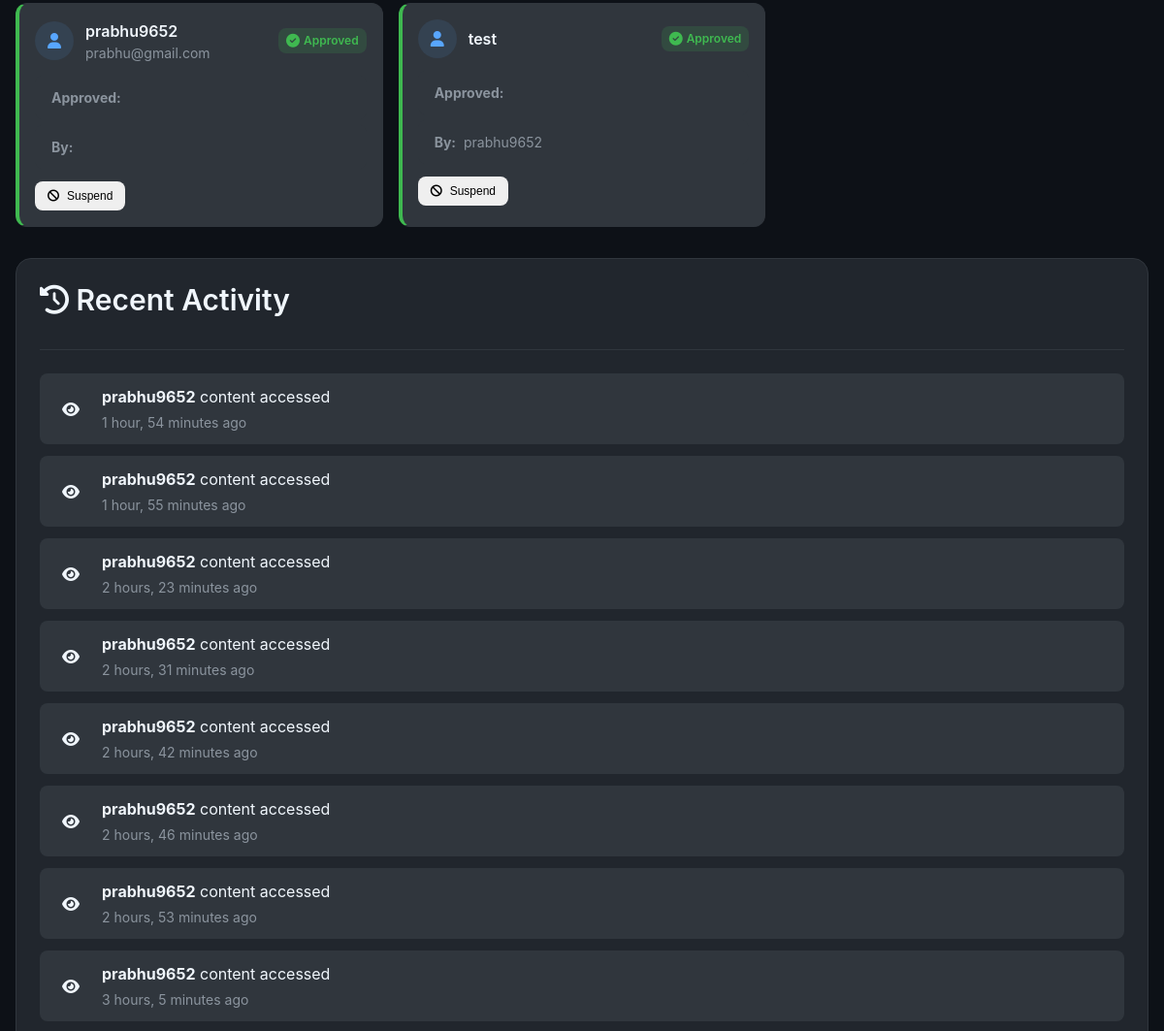
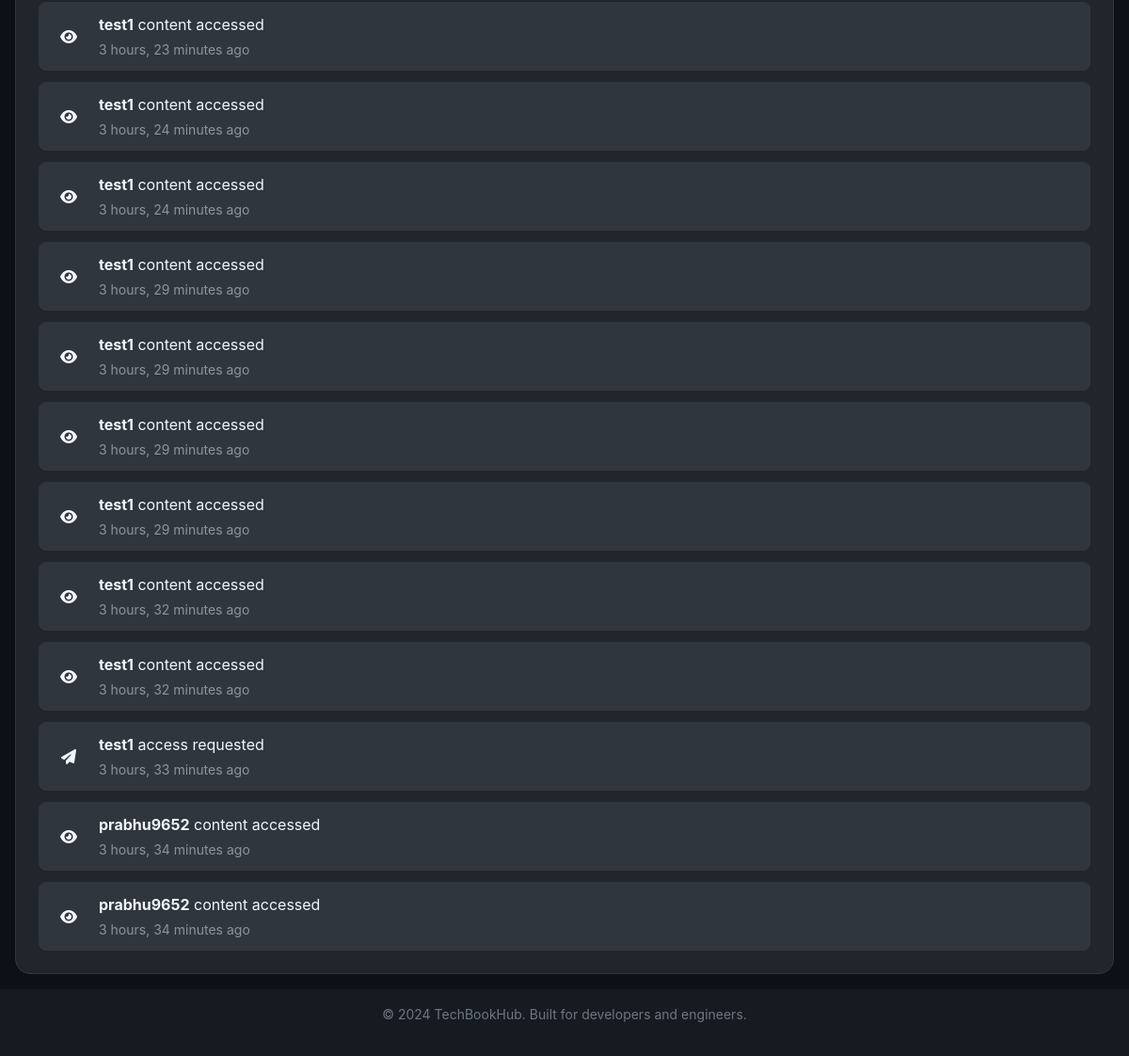
Page /accounts/admin/access-requests/ (signed in, lower part) on the earlier database version (2 pictures, top to bottom).
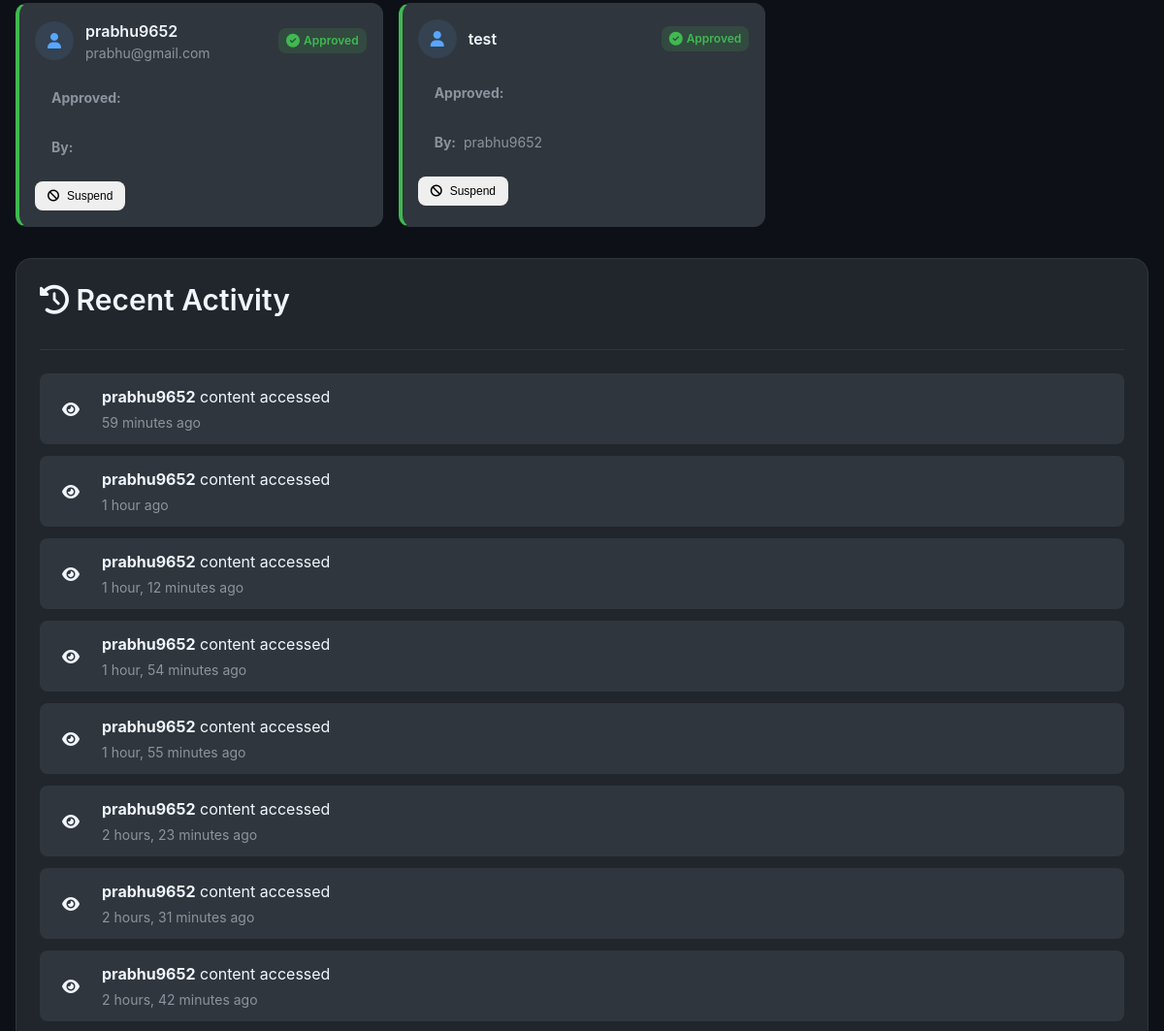
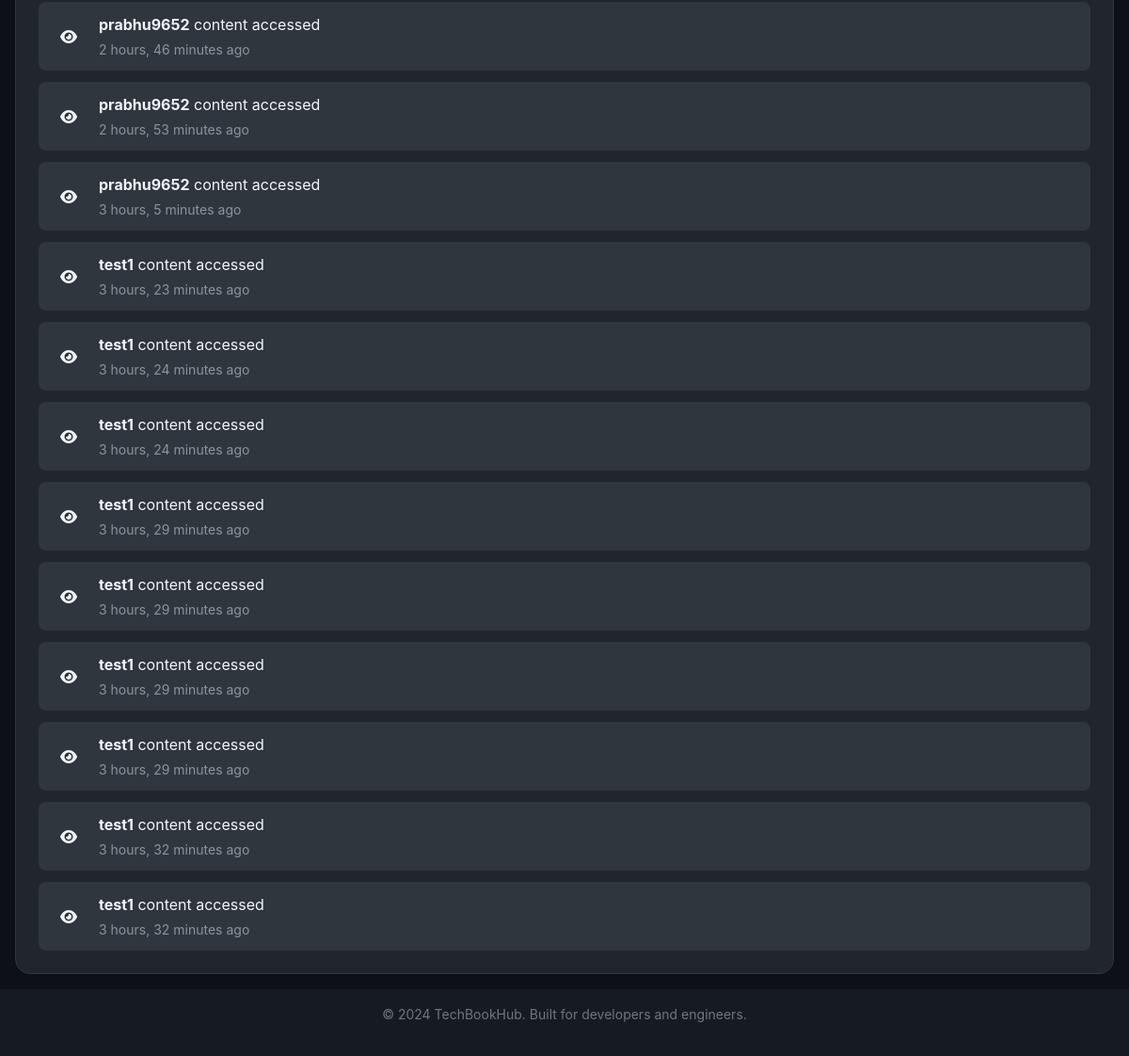
Same page on the later database version (2 pictures, top to bottom).
### accounts/models.py (models this page shows, shortened)
class UserAccessStatus(models.Model):
    ACCESS_STATUS_CHOICES = [
        ('pending', 'Pending Approval'),
        ('approved', 'Approved'),
        ('rejected', 'Rejected'),
        ('suspended', 'Suspended'),
    ]
    user = models.OneToOneField(User, on_delete=models.CASCADE, related_name='access_status')
    status = models.CharField(max_length=20, choices=ACCESS_STATUS_CHOICES, default='pending')
    requested_at = models.DateTimeField(auto_now_add=True)
    approved_at = models.DateTimeField(null=True, blank=True)
    approved_by = models.ForeignKey(
        User,
        on_delete=models.SET_NULL,
        null=True,
        blank=True,
        related_name='approved_users'
    )
    rejection_reason = models.TextField(blank=True, default='')
    notes = models.TextField(blank=True, default='', help_text='Admin notes about this user')
    class Meta:
        verbose_name = 'User Access Status'
        verbose_name_plural = 'User Access Statuses'
        ordering = ['-requested_at']

class AccessLog(models.Model):
    ACTION_CHOICES = [
        ('requested', 'Access Requested'),
        ('approved', 'Access Approved'),
        ('rejected', 'Access Rejected'),
        ('suspended', 'Access Suspended'),
        ('content_accessed', 'Content Accessed'),
        ('pdf_downloaded', 'PDF Downloaded'),
        ('pdf_viewed', 'PDF Viewed'),
    ]
    user = models.ForeignKey(User, on_delete=models.CASCADE, related_name='access_logs')
    action = models.CharField(max_length=20, choices=ACTION_CHOICES)
    timestamp = models.DateTimeField(auto_now_add=True)
    performed_by = models.ForeignKey(
        User,
        on_delete=models.SET_NULL,
        null=True,
        blank=True,
        related_name='performed_actions'
    )
    ip_address = models.GenericIPAddressField(null=True, blank=True)
    user_agent = models.TextField(blank=True, default='')
    resource_id = models.CharField(max_length=100, blank=True, default='', help_text='ID of accessed resource (e.g., book ID)')
    resource_type = models.CharField(max_length=50, blank=True, default='', help_text='Type of resource (e.g., book, pdf)')
    notes = models.TextField(blank=True, default='')
    class Meta:
        verbose_name = 'Access Log'
        verbose_name_plural = 'Access Logs'
        ordering = ['-timestamp']

### accounts/views.py (the view)
# urls.py: path('admin/access-requests/', views.admin_access_requests, name='accounts.admin_access_requests'),
@admin_required
def admin_access_requests(request):
    pending_requests = AccessRequest.objects.filter(processed=False).select_related('user')
    pending_users = UserAccessStatus.objects.filter(status='pending').select_related('user')
    approved_users = UserAccessStatus.objects.filter(status='approved').select_related('user', 'approved_by')
    rejected_users = UserAccessStatus.objects.filter(status='rejected').select_related('user')
    recent_logs = AccessLog.objects.all()[:20].select_related('user', 'performed_by')
    context = {
        'pending_requests': pending_requests,
        'pending_users': pending_users,
        'approved_users': approved_users,
        'rejected_users': rejected_users,
        'recent_logs': recent_logs,
    }
    return render(request, 'accounts/admin_access_requests.html', context)

### accounts/access_control.py (called while the page is built, shortened)
def user_has_content_access(user):
    if not user or not user.is_authenticated:
        return False
    if user.is_superuser or user.is_staff:
        return True

def admin_required(view_func):
    @wraps(view_func)
    @login_required
    def wrapper(request, *args, **kwargs):
        if not (request.user.is_superuser or request.user.is_staff):
            raise PermissionDenied("Admin access required")
        return view_func(request, *args, **kwargs)
    return wrapper

### accounts/context_processors.py (called while the page is built, shortened)
def access_control_context(request):
    try:
        if hasattr(request, 'user') and request.user and request.user.is_authenticated:
            return {
                'access_context': get_user_access_context(request.user)
            }
    except Exception as e:
        import logging
        logger = logging.getLogger(__name__)
        logger.error(f"Error in access_control_context: {e}")

### accounts/templates/accounts/admin_access_requests.html (shortened to what this page needs)
{% extends 'base.html' %}
{% load static %}
{% block content %}
<div class="container p-8">
  <div class="admin-section">
    <div class="status-overview mb-8">
      <div class="tab-content active" id="approved-tab">
        {% if approved_users %}
          <div class="users-grid">
            {% for status in approved_users %}
              <div class="user-card approved">
                <div class="user-header">
                  <div class="user-avatar">
                    <i class="fas fa-user"></i>
                  </div>
                  <div class="user-details">
                    <div class="user-name">{{ status.user.get_full_name|default:status.user.username }}</div>
                    <div class="user-email">{{ status.user.email }}</div>
                  </div>
                  <div class="status-badge approved">
                    <i class="fas fa-check-circle"></i>
                    Approved
                  </div>
                </div>
                <div class="user-meta">
                  <div class="meta-item">
                    <strong>Approved:</strong> {{ status.approved_at|date:"M d, Y" }}
                  </div>
                  <div class="meta-item">
                    <strong>By:</strong> {{ status.approved_by.username }}
                  </div>
                </div>
                <div class="user-actions">
                  <button class="btn btn-sm btn-warning suspend-btn" data-user-id="{{ status.user.id }}">
                    <i class="fas fa-ban"></i>
                    Suspend
                  </button>
                </div>
              </div>
            {% endfor %}
          </div>
        {% else %}
          <div class="empty-state">
            <i class="fas fa-users"></i>
            <p>No approved users</p>
          </div>
        {% endif %}
      </div>
    </div>
    <div class="section-card">
      <div class="section-header">
        <h2>
          <i class="fas fa-history"></i>
          Recent Activity
        </h2>
      </div>
      {% if recent_logs %}
        <div class="activity-list">
          {% for log in recent_logs %}
            <div class="activity-item">
              <div class="activity-icon">
                {% if log.action == 'approved' %}
                  <i class="fas fa-check-circle text-success"></i>
                {% elif log.action == 'rejected' %}
                  <i class="fas fa-times-circle text-danger"></i>
                {% elif log.action == 'suspended' %}
                  <i class="fas fa-ban text-warning"></i>
                {% elif log.action == 'requested' %}
                  <i class="fas fa-paper-plane text-info"></i>
                {% else %}
                  <i class="fas fa-eye text-secondary"></i>
                {% endif %}
              </div>
              <div class="activity-content">
                <div class="activity-text">
                  <strong>{{ log.user.username }}</strong>
                  {{ log.get_action_display|lower }}
                </div>
                <div class="activity-time">
                  {{ log.timestamp|timesince }} ago
                </div>
              </div>
            </div>
          {% endfor %}
        </div>
      {% else %}
        <div class="empty-state">
          <i class="fas fa-history"></i>
          <p>No recent activity</p>
        </div>
      {% endif %}
    </div>
  </div>
</div>
{% endblock %}

Differences in the rows shown:
no longer on this page (row unchanged): AccessLog: user.username "test1", action "access requested", timestamp "3 hours, 33 minutes"
no longer on this page (row unchanged): AccessLog: user.username "prabhu9652", action "content accessed", timestamp "3 hours, 34 minutes"
no longer on this page (row unchanged): AccessLog: user.username "prabhu9652", action "content accessed", timestamp "3 hours, 34 minutes"
added AccessLog: user.username "prabhu9652", action "content accessed", timestamp "59 minutes"
added AccessLog: user.username "prabhu9652", action "content accessed", timestamp "1 hour"
added AccessLog: user.username "prabhu9652", action "content accessed", timestamp "1 hour, 12 minutes"
